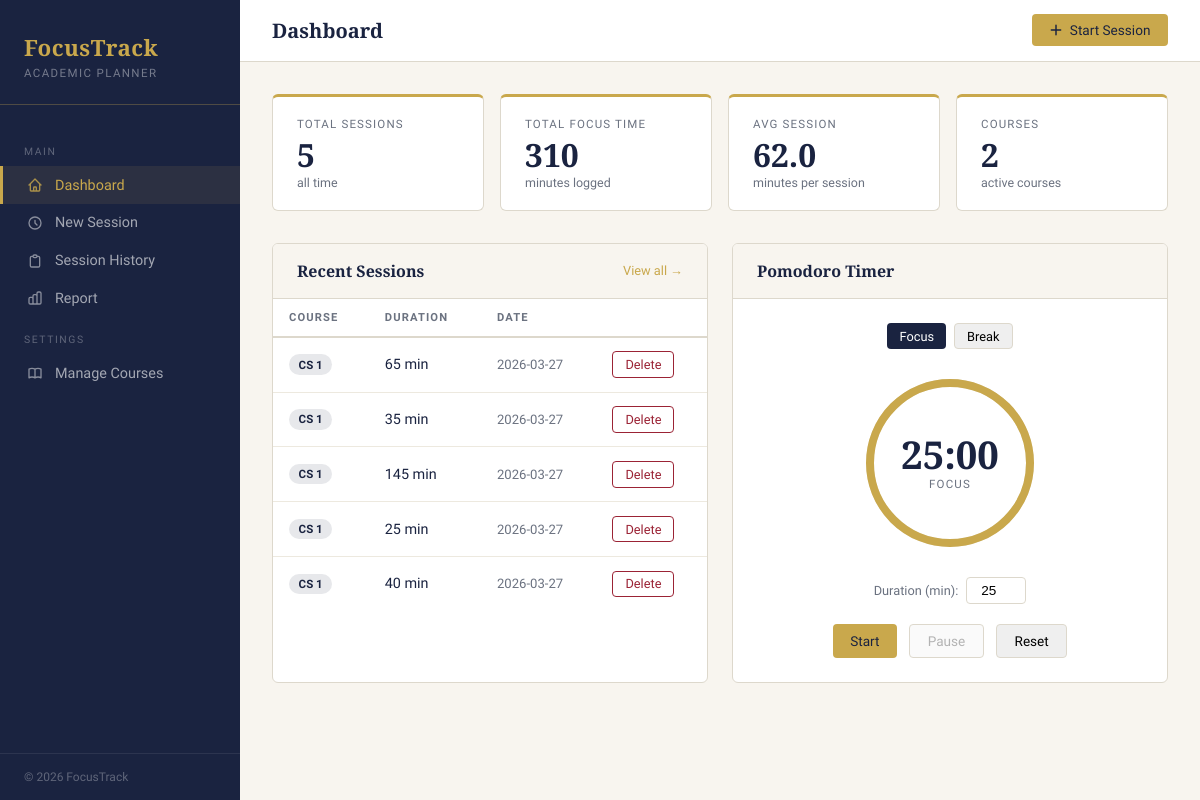
Before: / with the older database file.
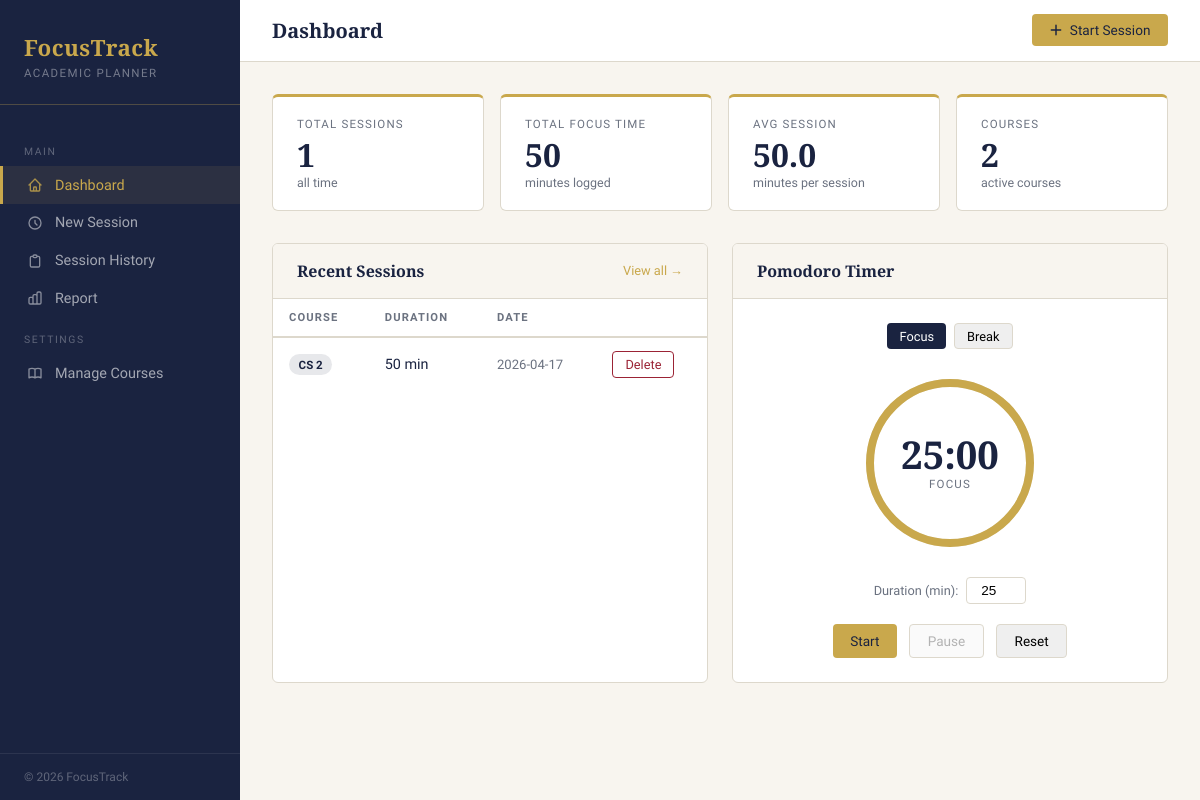
After: the same page with the newer database file.
### tables this page shows
CREATE TABLE focusSessions (
    sessionid INTEGER PRIMARY KEY AUTOINCREMENT,
    userid INTEGER NOT NULL, 
    courseid INTEGER NOT NULL, 
    startTime TIMESTAMP NOT NULL DEFAULT CURRENT_TIMESTAMP,
    duration INTEGER NOT NULL, 
    FOREIGN KEY (userid) REFERENCES users (userid), 
    FOREIGN KEY (courseid) REFERENCES courses (courseid)

);

CREATE TABLE courses (
    courseid INTEGER PRIMARY KEY AUTOINCREMENT,
    userid INTEGER NOT NULL,
    courseName TEXT NOT NULL, 
    FOREIGN KEY (userid) REFERENCES users (userid)
);

### app.py (the view)
@app.route('/')
def index():
    conn = get_db_connection()
    sessions = conn.execute('''
        SELECT focusSessions.*, courses.courseName
        FROM focusSessions
        JOIN courses ON focusSessions.courseid = courses.courseid
        ORDER BY focusSessions.startTime DESC
        LIMIT 10
    ''').fetchall()
    stats = conn.execute('''
        SELECT
            COUNT(*) as total_sessions,
            COALESCE(SUM(duration), 0) as total_minutes,
            COALESCE(ROUND(AVG(duration)), 0) as avg_duration
        FROM focusSessions
    ''').fetchone()
    course_count = conn.execute('SELECT COUNT(*) as c FROM courses').fetchone()['c']
    courses = conn.execute('SELECT * FROM courses').fetchall()
    conn.close()
    return render_template('index.html',
        sessions=sessions,
        total_sessions=stats['total_sessions'],
        total_minutes=stats['total_minutes'],
        avg_duration=stats['avg_duration'],
        course_count=course_count,
        courses=courses
    )

### app.py (called while the page is built)
def get_db_connection():
    conn = sqlite3.connect(DB_PATH)
    conn.row_factory = sqlite3.Row
    return conn

### templates/index.html (shortened to what this page needs)
{% extends 'base.html' %}
{% block page_title %}Dashboard{% endblock %}
{% block content %}
<div class="stats-grid">
  <div class="stat-card">
    <div class="stat-label">Total Sessions</div>
    <div class="stat-value">{{ total_sessions }}</div>
    <div class="stat-sub">all time</div>
  </div>
  <div class="stat-card">
    <div class="stat-label">Total Focus Time</div>
    <div class="stat-value">{{ total_minutes }}</div>
    <div class="stat-sub">minutes logged</div>
  </div>
  <div class="stat-card">
    <div class="stat-label">Avg Session</div>
    <div class="stat-value">{{ avg_duration }}</div>
    <div class="stat-sub">minutes per session</div>
  </div>
  <div class="stat-card">
    <div class="stat-label">Courses</div>
    <div class="stat-value">{{ course_count }}</div>
    <div class="stat-sub">active courses</div>
  </div>
</div>
<div class="two-col">
  <div class="card">
    <div class="card-header" style="display:flex;justify-content:space-between;align-items:center;">
      Recent Sessions
      <a href="{{ url_for('history') }}" style="font-size:0.8rem;font-family:'Source Sans 3',sans-serif;color:var(--gold);text-decoration:none;font-weight:500;">View all →</a>
    </div>
    <div>
      {% if sessions %}
      <table class="data-table">
        <thead>
          <tr>
            <th>Course</th>
            <th>Duration</th>
            <th>Date</th>
            <th></th>
          </tr>
        </thead>
        <tbody>
          {% for session in sessions %}
          <tr>
            <td><span class="badge badge-navy">{{ session['courseName'] }}</span></td>
            <td>{{ session['duration'] }} min</td>
            <td style="color:var(--text-muted);font-size:0.82rem;">{{ session['startTime'][:10] }}</td>
            <td>
              <a href="/delete_session/{{ session['sessionid'] }}" class="btn btn-danger btn-sm"
                 onclick="return confirm('Delete this session?')">Delete</a>
            </td>
          </tr>
          {% endfor %}
        </tbody>
      </table>
      {% else %}
      <div class="empty-state">
        <svg width="40" height="40" fill="none" stroke="var(--border)" viewBox="0 0 24 24"><path stroke-linecap="round" stroke-linejoin="round" stroke-width="1.5" d="M12 8v4l3 3m6-3a9 9 0 11-18 0 9 9 0 0118 0z"/></svg>
        <p>No sessions yet. Start your first one!</p>
      </div>
      {% endif %}
    </div>
  </div>
  <div class="card">
    <div class="card-header">Pomodoro Timer</div>
    <div class="card-body" style="text-align:center;">
      <div style="display:flex;gap:0.5rem;justify-content:center;margin-bottom:1.5rem;">
        <button class="btn btn-primary btn-sm" onclick="setMode('focus')" id="btn-focus">Focus</button>
        <button class="btn btn-sm" style="border:1px solid var(--border);" onclick="setMode('break')" id="btn-break">Break</button>
      </div>
      <div style="position:relative;width:180px;height:180px;margin:0 auto 1.5rem;">
        <div style="position:absolute;top:50%;left:50%;transform:translate(-50%,-50%);text-align:center;">
          <div id="timer-display" style="font-family:'Playfair Display',serif;font-size:2.4rem;font-weight:700;color:var(--navy);line-height:1;">25:00</div>
          <div id="timer-mode" style="font-size:0.72rem;letter-spacing:0.1em;text-transform:uppercase;color:var(--text-muted);margin-top:0.2rem;">Focus</div>
        </div>
      </div>
      <div style="display:flex;align-items:center;gap:0.5rem;justify-content:center;margin-bottom:1.25rem;">
        <label style="font-size:0.8rem;color:var(--text-muted);">Duration (min):</label>
        <input type="number" id="custom-duration" value="25" min="1" max="120"
          style="width:60px;padding:0.3rem 0.5rem;border:1px solid var(--border);border-radius:4px;font-size:0.85rem;text-align:center;"
          onchange="applyCustomDuration()">
      </div>
      <div style="display:flex;gap:0.75rem;justify-content:center;">
        <button class="btn btn-gold" onclick="startTimer()" id="btn-start">Start</button>
        <button class="btn" style="border:1px solid var(--border);" onclick="pauseTimer()" id="btn-pause" disabled>Pause</button>
        <button class="btn" style="border:1px solid var(--border);" onclick="resetTimer()">Reset</button>
      </div>
    </div>
  </div>
</div>
{% endblock %}

### templates/base.html (shortened to what this page needs)
<!doctype html>
<html lang="en">
<head>
</head>
<body>
  <aside class="sidebar">
    <div class="sidebar-brand">
      <h1>FocusTrack</h1>
      <p>Academic Planner</p>
    </div>
    <nav class="sidebar-nav">
      <div class="nav-label">Main</div>
      <a href="{{ url_for('index') }}" class="nav-item {% if request.endpoint == 'index' %}active{% endif %}">
        <svg fill="none" stroke="currentColor" viewBox="0 0 24 24"><path stroke-linecap="round" stroke-linejoin="round" stroke-width="2" d="M3 12l2-2m0 0l7-7 7 7M5 10v10a1 1 0 001 1h3m10-11l2 2m-2-2v10a1 1 0 01-1 1h-3m-6 0a1 1 0 001-1v-4a1 1 0 011-1h2a1 1 0 011 1v4a1 1 0 001 1m-6 0h6"/></svg>
        Dashboard
      </a>
      <a href="{{ url_for('add_session') }}" class="nav-item {% if request.endpoint == 'add_session' %}active{% endif %}">
        <svg fill="none" stroke="currentColor" viewBox="0 0 24 24"><path stroke-linecap="round" stroke-linejoin="round" stroke-width="2" d="M12 8v4l3 3m6-3a9 9 0 11-18 0 9 9 0 0118 0z"/></svg>
        New Session
      </a>
      <a href="{{ url_for('history') }}" class="nav-item {% if request.endpoint == 'history' %}active{% endif %}">
        <svg fill="none" stroke="currentColor" viewBox="0 0 24 24"><path stroke-linecap="round" stroke-linejoin="round" stroke-width="2" d="M9 5H7a2 2 0 00-2 2v12a2 2 0 002 2h10a2 2 0 002-2V7a2 2 0 00-2-2h-2M9 5a2 2 0 002 2h2a2 2 0 002-2M9 5a2 2 0 012-2h2a2 2 0 012 2"/></svg>
        Session History
      </a>
      <a href="{{ url_for('report') }}" class="nav-item {% if request.endpoint == 'report' %}active{% endif %}">
        Report
      </a>
      <div class="nav-label">Settings</div>
      <a href="{{ url_for('courses') }}" class="nav-item {% if request.endpoint == 'courses' %}active{% endif %}">
        Manage Courses
      </a>
    </nav>
    <div class="sidebar-footer">© 2026 FocusTrack</div>
  </aside>
  <div class="main-content">
    <div class="top-bar">
      <span class="top-bar-title">{% block page_title %}{% endblock %}</span>
      <a href="{{ url_for('add_session') }}" class="btn btn-gold">
        <svg width="14" height="14" fill="none" stroke="currentColor" viewBox="0 0 24 24"><path stroke-linecap="round" stroke-linejoin="round" stroke-width="2.5" d="M12 4v16m8-8H4"/></svg>
        Start Session
      </a>
    </div>
    <div class="page-body">
      {% block content %}{% endblock %}
    </div>
  </div>
</body>
</html>

### templates/base.html (style rules this page uses)
:root { --navy: #1a2340; --navy-mid: #243057; --gold: #c9a84c; --gold-light: #e8c97a; --cream: #f8f5ef; --cream-dark: #ede9df; --text: #1a2340; --text-muted: #6b7280; --white: #ffffff; --border: #ddd8cc; --success: #2d6a4f; --danger: #9b2335; --sidebar-width: 240px; }
* { box-sizing: border-box; margin: 0; padding: 0; }
body { font-family: 'Source Sans 3', sans-serif; background: var(--cream); color: var(--text); min-height: 100vh; display: flex; }
.sidebar { width: var(--sidebar-width); background: var(--navy); min-height: 100vh; position: fixed; top: 0; left: 0; display: flex; flex-direction: column; z-index: 100; }
.sidebar-brand { padding: 2rem 1.5rem 1.5rem; border-bottom: 1px solid rgba(201,168,76,0.3); }
.sidebar-brand h1 { font-family: 'Playfair Display', serif; color: var(--gold); font-size: 1.4rem; font-weight: 700; letter-spacing: 0.02em; }
.sidebar-brand p { color: rgba(255,255,255,0.4); font-size: 0.72rem; letter-spacing: 0.12em; text-transform: uppercase; margin-top: 0.2rem; }
.sidebar-nav { padding: 1.5rem 0; flex: 1; }
.nav-label { color: rgba(255,255,255,0.3); font-size: 0.65rem; letter-spacing: 0.15em; text-transform: uppercase; padding: 0 1.5rem; margin-bottom: 0.5rem; margin-top: 1rem; }
.nav-item { display: flex; align-items: center; gap: 0.75rem; padding: 0.65rem 1.5rem; color: rgba(255,255,255,0.6); text-decoration: none; font-size: 0.9rem; font-weight: 400; transition: all 0.2s; border-left: 3px solid transparent; }
.nav-item.active { color: var(--gold); background: rgba(201,168,76,0.1); border-left-color: var(--gold); font-weight: 500; }
.nav-item svg { width: 16px; height: 16px; flex-shrink: 0; opacity: 0.8; }
.sidebar-footer { padding: 1rem 1.5rem; border-top: 1px solid rgba(255,255,255,0.08); color: rgba(255,255,255,0.3); font-size: 0.75rem; }
.main-content { margin-left: var(--sidebar-width); flex: 1; min-height: 100vh; display: flex; flex-direction: column; }
.top-bar { background: var(--white); border-bottom: 1px solid var(--border); padding: 0.9rem 2rem; display: flex; align-items: center; justify-content: space-between; }
.top-bar-title { font-family: 'Playfair Display', serif; font-size: 1.25rem; font-weight: 600; color: var(--navy); }
.page-body { padding: 2rem; flex: 1; }
.card { background: var(--white); border: 1px solid var(--border); border-radius: 6px; overflow: hidden; }
.card-header { padding: 1rem 1.5rem; border-bottom: 1px solid var(--border); background: var(--cream); font-family: 'Playfair Display', serif; font-size: 1rem; font-weight: 600; color: var(--navy); }
.card-body { padding: 1.5rem; }
.stats-grid { display: grid; grid-template-columns: repeat(auto-fit, minmax(180px, 1fr)); gap: 1rem; margin-bottom: 2rem; }
.stat-card { background: var(--white); border: 1px solid var(--border); border-radius: 6px; padding: 1.25rem 1.5rem; border-top: 3px solid var(--gold); }
.stat-label { font-size: 0.72rem; letter-spacing: 0.1em; text-transform: uppercase; color: var(--text-muted); margin-bottom: 0.5rem; }
.stat-value { font-family: 'Playfair Display', serif; font-size: 2rem; font-weight: 700; color: var(--navy); line-height: 1; }
.stat-sub { font-size: 0.78rem; color: var(--text-muted); margin-top: 0.25rem; }
.btn { display: inline-flex; align-items: center; gap: 0.4rem; padding: 0.5rem 1.1rem; border-radius: 4px; font-size: 0.85rem; font-weight: 500; font-family: 'Source Sans 3', sans-serif; cursor: pointer; border: none; text-decoration: none; transition: all 0.2s; }
.btn-primary { background: var(--navy); color: var(--white); }
.btn-gold { background: var(--gold); color: var(--navy); }
.btn-danger { background: transparent; color: var(--danger); border: 1px solid var(--danger); }
.btn-sm { padding: 0.3rem 0.75rem; font-size: 0.8rem; }
.data-table { width: 100%; border-collapse: collapse; }
.data-table th { text-align: left; font-size: 0.7rem; letter-spacing: 0.1em; text-transform: uppercase; color: var(--text-muted); padding: 0.75rem 1rem; border-bottom: 2px solid var(--border); font-weight: 600; }
.data-table td { padding: 0.85rem 1rem; border-bottom: 1px solid var(--cream-dark); font-size: 0.9rem; }
.data-table tr:last-child td { border-bottom: none; }
.badge { display: inline-block; padding: 0.2rem 0.6rem; border-radius: 20px; font-size: 0.72rem; font-weight: 600; }
.badge-navy { background: rgba(26,35,64,0.1); color: var(--navy); }
.two-col { display: grid; grid-template-columns: 1fr 1fr; gap: 1.5rem; }

Changed rows visible on the page:
removed focusSessions: courseName "CS 1", duration "65", startTime "2026-03-27"
removed focusSessions: courseName "CS 1", duration "35", startTime "2026-03-27"
removed focusSessions: courseName "CS 1", duration "145", startTime "2026-03-27"
removed focusSessions: courseName "CS 1", duration "25", startTime "2026-03-27"
removed focusSessions: courseName "CS 1", duration "40", startTime "2026-03-27"
added focusSessions: courseName "CS 2", duration "50", startTime "2026-04-17"
Other visible differences:
{{ total_sessions }}: "5" → "1"
{{ total_minutes }}: "310" → "50"
{{ avg_duration }}: "62.0" → "50.0"
